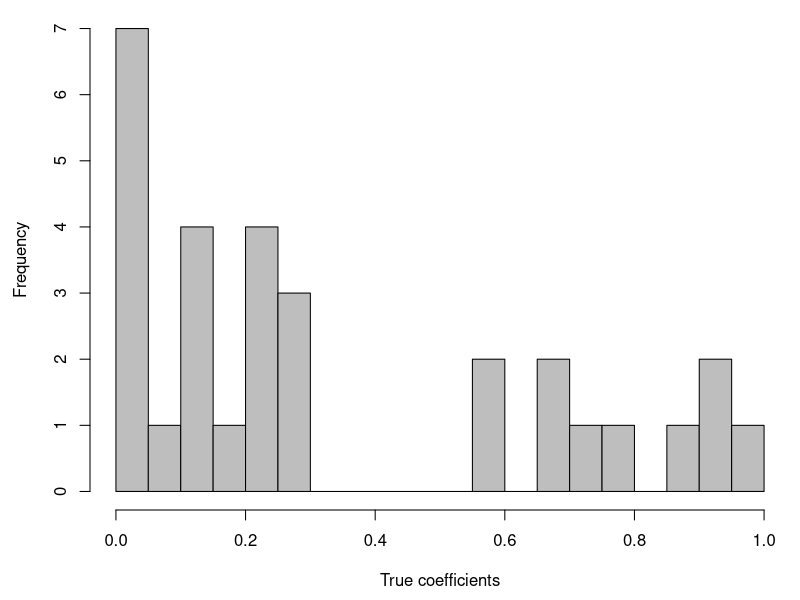
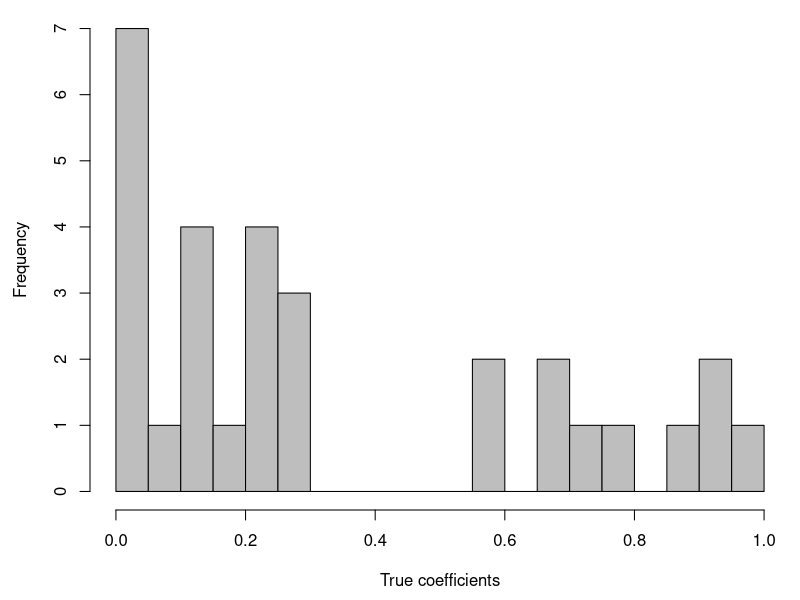
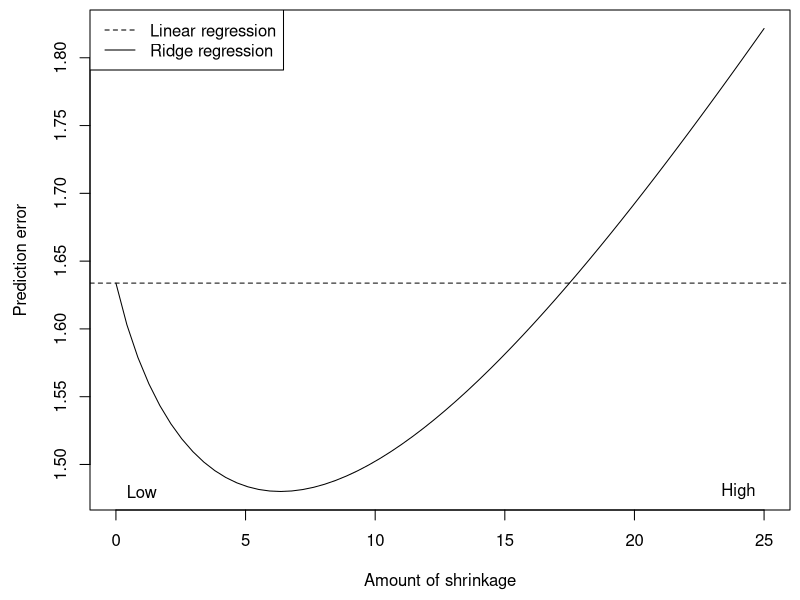
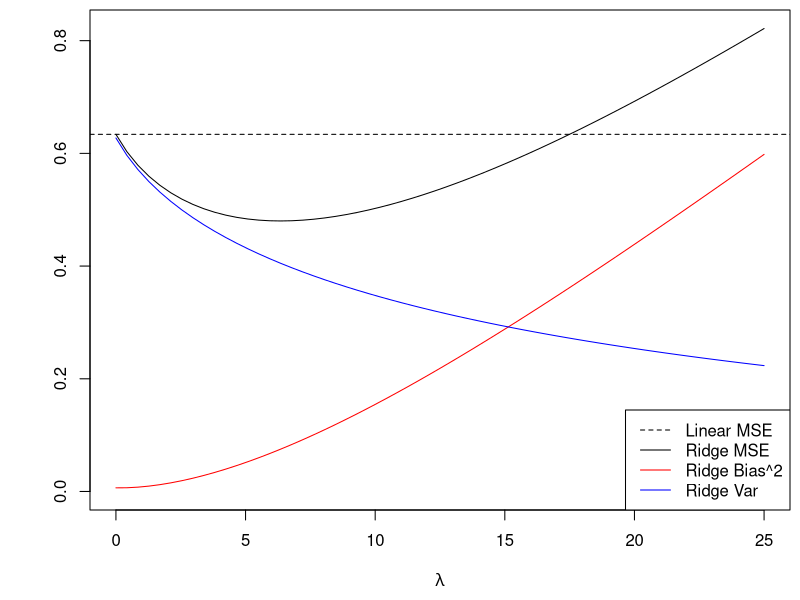

Reproduce these figures in R, in order.
set.seed(0)
n = 50
p = 30
x = matrix(rnorm(n*p),nrow=n)

bstar = c(runif(10,0.5,1),runif(20,0,0.3))
mu = as.numeric(x%*%bstar)

par(mar=c(4.5,4.5,0.5,0.5))
hist(bstar,breaks=30,col="gray",main="",
     xlab="True coefficients")

set.seed(1)
R = 100

fit = matrix(0,R,n)
err = numeric(R)

for (i in 1:R) {
  cat(c(i,", "))
  y = mu + rnorm(n)
  ynew = mu + rnorm(n)
  
  a = lm(y~x+0)
  bls = coef(a)
  fit[i,] = x%*%bls
  err[i] = mean((ynew-fit[i,])^2)
}

prederr = mean(err)

bias = sum((colMeans(fit)-mu)^2)/n
var = sum(apply(fit,2,var))/n

bias
var
p/n
1 + bias + var
prederr




set.seed(0)
n = 50
p = 30
x = matrix(rnorm(n*p),nrow=n)

bstar = c(runif(10,0.5,1),runif(20,0,0.3))
mu = as.numeric(x%*%bstar)

par(mar=c(4.5,4.5,0.5,0.5))
hist(bstar,breaks=30,col="gray",main="",
     xlab="True coefficients")

library(MASS)

set.seed(1)
R = 100
nlam = 60
lam = seq(0,25,length=nlam)

fit.ls = matrix(0,R,n)
fit.rid  = array(0,dim=c(R,nlam,n))
err.ls = numeric(R)
err.rid = matrix(0,R,nlam)

for (i in 1:R) {
  cat(c(i,", "))
  y = mu + rnorm(n)
  ynew = mu + rnorm(n)
  
  a = lm(y~x+0)
  bls = coef(a)
  fit.ls[i,] = x%*%bls
  err.ls[i] = mean((ynew-fit.ls[i,])^2)
  
  aa = lm.ridge(y~x+0,lambda=lam)
  brid = coef(aa)
  fit.rid[i,,] = brid%*%t(x)
  err.rid[i,] = rowMeans(scale(fit.rid[i,,],center=ynew,scale=F)^2)
}

aveerr.ls = mean(err.ls)
aveerr.rid = colMeans(err.rid)

bias.ls = sum((colMeans(fit.ls)-mu)^2)/n
var.ls = sum(apply(fit.ls,2,var))/n

bias.rid = rowSums(scale(apply(fit.rid,2:3,mean),center=mu,scale=F)^2)/n
var.rid = rowSums(apply(fit.rid,2:3,var))/n

mse.ls = bias.ls + var.ls
mse.rid = bias.rid + var.rid
prederr.ls = mse.ls + 1
prederr.rid = mse.rid + 1

bias.ls
var.ls
p/n

prederr.ls
aveerr.ls

cbind(prederr.rid,aveerr.rid)

par(mar=c(4.5,4.5,0.5,0.5))
plot(lam,prederr.rid,type="l",
     xlab="Amount of shrinkage",ylab="Prediction error")
abline(h=prederr.ls,lty=2)
text(c(1,24),c(1.48,1.48),c("Low","High"))
legend("topleft",lty=c(2,1),
       legend=c("Linear regression","Ridge regression"))

par(mar=c(4.5,4.5,0.5,0.5))
plot(lam,mse.rid,type="l",ylim=c(0,max(mse.rid)),
     xlab=expression(paste(lambda)),ylab="")
lines(lam,bias.rid,col="red")
lines(lam,var.rid,col="blue")
abline(h=mse.ls,lty=2)
legend("bottomright",lty=c(2,1,1,1),
       legend=c("Linear MSE","Ridge MSE","Ridge Bias^2","Ridge Var"),
       col=c("black","black","red","blue"))


